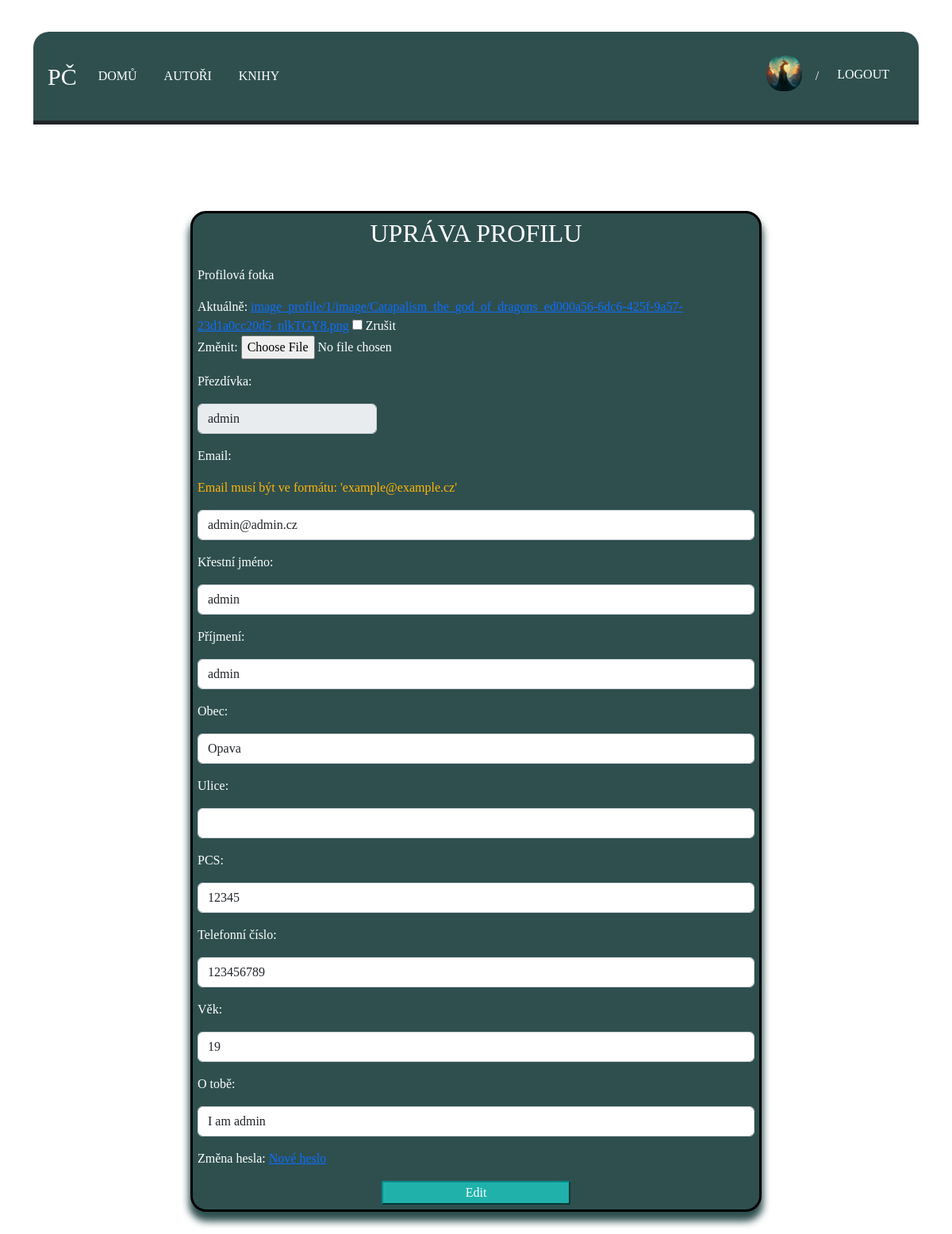
Before: /DatabaseAccounts/edit/ (signed in) with the older database file.
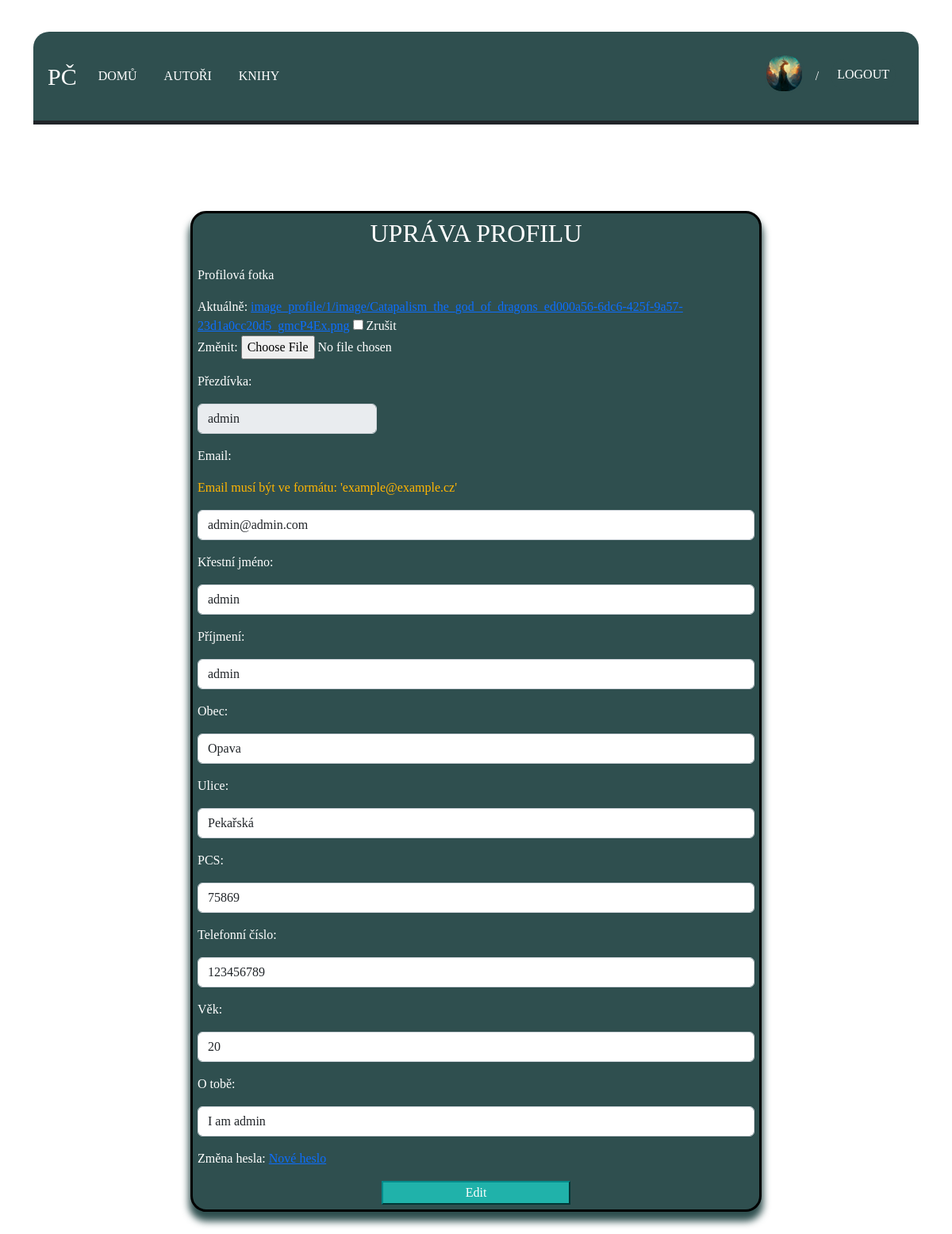
After: the same page with the newer database file.
### DatabaseAccounts/models.py (models this page shows, shortened)
class Profile(AbstractBaseUser, PermissionsMixin):
    email = models.EmailField(_('email address'), unique=True)
    username = models.CharField(max_length=150, unique=True)
    first_name = models.CharField(max_length=150, blank=True)
    last_name = models.CharField(max_length=150, blank=True)
    age = models.IntegerField(null=True, blank=True)
    phone_regex = RegexValidator(regex=r'^\+?1?\d{9}$')
    phone_number = models.CharField(validators=[phone_regex], max_length=9, blank=True, null=True)
    city = models.CharField(max_length=250, blank=True, null=True)
    street = models.CharField(max_length=250, blank=True, null=True)
    PCS_regex = RegexValidator(regex=r'^\+?1?\d{5}$')
    PCS = models.CharField(validators=[PCS_regex],max_length=5, blank=True, null=True)
    image = models.ImageField(upload_to=profile_images, blank=True, null=True)
    about = models.TextField(_('about'), max_length=1000, blank=True, null=True)
    is_staff = models.BooleanField(default=False)
    is_active = models.BooleanField(default=True)
    object = CustomAccountManager()
    USERNAME_FIELD = 'email'
    REQUIRED_FIELDS = ['username','first_name','last_name']

### DatabaseAccounts/views.py (the view)
# urls.py: path('edit/', edit_view.as_view(), name='edit'),
class edit_view(generic.UpdateView):
    form_class = MyEditForm
    template_name = 'accounts/edit.html'
    success_url = reverse_lazy('profile')
    def get_object(self, queryset=None):
        return self.request.user

### DatabaseAccounts/templates/accounts/edit.html (shortened to what this page needs)
{% extends "base2.html" %}
{% block content %}
<hr>
    <div class="container-xl containerLoginTextMain">
        <div class="containerLoginText">
            <div class="row">
                <div class="col-2"></div>
                <div class="col-sm-8">
                    <div class="containerLogin">
                        <h2 style="text-align: center;padding-bottom: 2%; text-transform: uppercase">Upráva profilu</h2>
                        <form class="site-form" action="{% url 'edit' %}" method="post" enctype="multipart/form-data">
                            <p>Profilová fotka</p>
                            <p class="text-break">{{ form.image }}</p>
                            <p>Přezdívka:</p>
                            <p>{{ form.username }}</p>
                            <p>Email:</p>
                            <p style="color: #ffb503">Email musí být ve formátu: 'example@example.cz'</p>
                            <p>{{ form.email }}</p>
                            <p>Křestní jméno:</p>
                            <p>{{ form.first_name }}</p>
                            <p>Příjmení:</p>
                            <p>{{ form.last_name }}</p>
                            <p>Obec:</p>
                            <p>{{ form.city }}</p>
                            <p>Ulice:</p>
                            <p>{{ form.street }}</p>
                            <p>PCS:</p>
                            <p>{{ form.PCS }}</p>
                            <p>Telefonní číslo:</p>
                            <p>{{ form.phone_number }}</p>
                            <p>Věk:</p>
                            <p>{{ form.age }}</p>
                            <p>O tobě:</p>
                            <p>{{ form.about }}</p>
                            <p>Změna hesla: <a href="{% url 'password' %}">Nové heslo</a></p>
                            <input type="submit" value="Edit" class="registerButton">
                        </form>
                    </div>
                </div>
                <div class="col-2"></div>
            </div>
        </div>
    </div>
{% endblock %}

### DatabaseApps/templates/page/navbar.html (shortened to what this page needs)
{% load static %}
<nav class="navbar navbar-expand-sm">
    <div class="container-xl">
        <ul class="navbar-nav">
            <li style="font-size: 30px" class="nav-item">PČ</li>
        </ul>
        <div class="collapse navbar-collapse navbar-nav-scroll" id="navbarScroll" style="--bs-scroll-height: 100px;">
            <ul class="navbar-nav me-auto my-2 my-lg-0">
                <li class="nav-link-white">
                    <a href="{% url 'index' %}">Domů</a>
                </li>
                <li class="nav-link-white">
                    <a href="{% url 'authorlist' %}">Autoři</a>
                </li>
                <li class="nav-link-white">
                    <a href="{% url 'booklist' %}">Knihy</a>
                </li>
            </ul>
            <ul class="navbar-nav">
                {% if user.is_authenticated %}
                {% if request.user.image %}
                    <span><a href="{% url 'profile' %}" class="avatar_pButton"><img class="avatar_p" src="{{ request.user.image.url }}"></a></span>
                {% else %}
                    <span><a href="{% url 'profile' %}" class="avatar_pButton"><img class="avatar_p" src="{% static '../static/img/default-avatar.png' %}"></a></span>
                {% endif %}
                <li class="lomitko">/</li>
                <li><form class="logout-link" action="{% url 'logout' %}" method="post">
                <button type="submit" class="logoutButton">Logout</button>
                </form></li>
                {% else %}
                <li class="nav-link-white-right"><a href="{% url 'login' %}">login</a></li>
                <li class="lomitko">/</li>
                <li class="nav-link-white-right"><a href="{% url 'register' %}">register</a></li>
            {% endif %}
            </ul>
        </div>
    </div>
</nav>

Changed rows visible on the page:
changed Profile "admin": email "admin@admin.cz" → "admin@admin.com"; street (not shown) → "Pekařská"; PCS "12345" → "75869"; age "19" → "20"
Other visible differences:
text no longer shown: "Aktuálně: image_profile/1/image/Catapalism_the_god_of_dragons_ed000a56-6dc6-425f-9a57-23d1a0cc20d5_nlkTGY8.png Zrušit Změnit:"
text now shown: "Aktuálně: image_profile/1/image/Catapalism_the_god_of_dragons_ed000a56-6dc6-425f-9a57-23d1a0cc20d5_gmcP4Ex.png Zrušit Změnit:"
